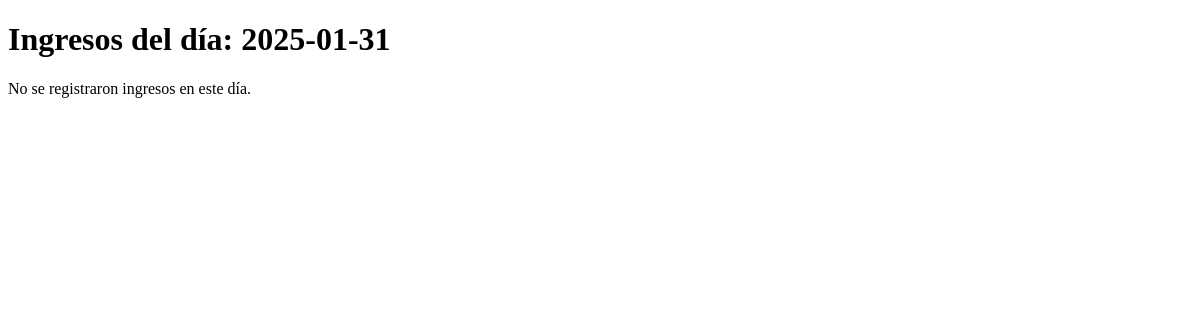
The app's page /listado-ingresos/, older data.
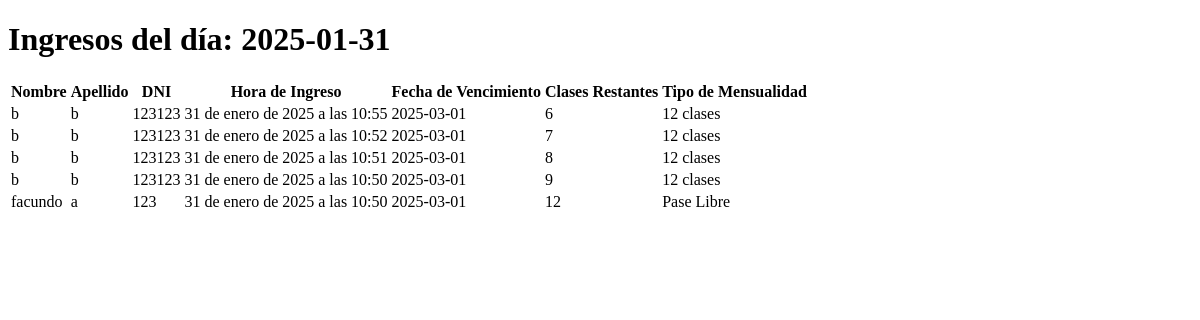
The same page, newer data.
### gimnasio/models.py (models this page shows, shortened)
class RegistroIngreso(models.Model):
    fecha_ingreso = models.DateTimeField(auto_now_add=True)
    dni_socio = models.CharField(max_length=20)
    clases_restantes_al_ingresar = models.PositiveIntegerField(null=True, blank=True)
    nombre_socio = models.CharField(max_length=100, null=True, blank=True) # Nuevo campo
    apellido_socio = models.CharField(max_length=100, null=True, blank=True) # Nuevo campo
    class Meta:
        db_table = 'Registro Ingresos'
        verbose_name = 'RegistroIngreso'
        verbose_name_plural = 'Registro Ingresos'

class TipoMensualidad(models.Model):
    tipo = models.CharField(max_length=255)  # Ejemplo de longitud máxima, ajústala según necesites
    precio = models.DecimalField(max_digits=10, decimal_places=2)  # Usando DecimalField para precios
    class Meta:
        db_table = 'TipoMensualidades'
        verbose_name = 'TipoMensualidad'
        verbose_name_plural = 'TipoMensualidades'

### gimnasio/views.py (the view, shortened to what this page needs)
# urls.py: path('listado-ingresos/', views.listado_ingresos_diarios, name='listado_ingresos'),
def listado_ingresos_diarios(request):
    fecha = request.GET.get('fecha', date.today().isoformat())
    registros_ingreso = RegistroIngreso.objects.filter(fecha_ingreso__date=fecha).order_by('-fecha_ingreso')
    ingresos_con_socio = []
    for registro in registros_ingreso:
        try:
            socio = Socio.objects.get(dni=registro.dni_socio)
            try:
                ultima_cuota = Cuota.objects.filter(socio=socio).latest('fecha_inicio')
                fecha_vencimiento = ultima_cuota.fecha_inicio + timedelta(days=30)
            except Cuota.DoesNotExist:
                fecha_vencimiento = None
            ingresos_con_socio.append({
                'nombre': registro.nombre_socio,
                'apellido': registro.apellido_socio,
                'dni': registro.dni_socio, # DNI agregado aquí
                'fecha_ingreso': registro.fecha_ingreso,
                'fecha_vencimiento': fecha_vencimiento,
                'clases_restantes': registro.clases_restantes_al_ingresar, #Obtenemos las clases restantes del registro.
                'tipo_mensualidad': socio.tipo_mensualidad.tipo if socio.tipo_mensualidad else 'Sin mensualidad',
            })
            print(f"Clases restantes de {registro.nombre_socio} {registro.apellido_socio}: {registro.clases_restantes_al_ingresar}")
        except Socio.DoesNotExist:
            ingresos_con_socio.append({
                'nombre': registro.nombre_socio,
                'apellido': registro.apellido_socio,
                'dni': registro.dni_socio,
                'fecha_ingreso': registro.fecha_ingreso,
                'fecha_vencimiento': None,
                'clases_restantes': registro.clases_restantes_al_ingresar,
                 'tipo_mensualidad': 'Socio no encontrado',
            })
            print(f"Socio no encontrado con DNI: {registro.dni_socio}")
    context = {'ingresos': ingresos_con_socio, 'fecha': fecha}
    return render(request, 'listado_ingresos.html', context)

### gimnasio/templates/listado_ingresos.html (shortened to what this page needs)
<!DOCTYPE html>
<html>
<head>
</head>
<body>
    <h1>Ingresos del día: {{ fecha }}</h1>
    {% if ingresos %}
        <table>
            <thead>
                <tr>
                    <th>Nombre</th>
                    <th>Apellido</th>
                    <th>DNI</th>
                    <th>Hora de Ingreso</th>
                    <th>Fecha de Vencimiento</th>
                    <th>Clases Restantes</th>
                    <th>Tipo de Mensualidad</th>
                </tr>
            </thead>
            <tbody>
                {% for ingreso in ingresos %}
                    <tr>
                        <td>{{ ingreso.nombre }}</td>
                        <td>{{ ingreso.apellido }}</td>
                        <td>{{ ingreso.dni }}</td>
                        <td>{{ ingreso.fecha_ingreso }}</td>
                        <td>{{ ingreso.fecha_vencimiento|date:"Y-m-d"|default:"-" }}</td>
                        <td>{{ ingreso.clases_restantes|default:"-" }}</td>
                        <td>{{ ingreso.tipo_mensualidad }}</td>
                    </tr>
                {% endfor %}
            </tbody>
        </table>
    {% else %}
        <p>No se registraron ingresos en este día.</p>
    {% endif %}
</body>
</html>

Row changes from the older to the newer data that the page shows:
added RegistroIngreso: dni "123123", fecha_ingreso "31 de enero de 2025 a las 10:55"
now on this page (row unchanged): TipoMensualidad: tipo_mensualidad "12 clases" "12 clases" "12 clases" "12 clases"
added RegistroIngreso: dni "123123", fecha_ingreso "31 de enero de 2025 a las 10:52"
added RegistroIngreso: dni "123123", fecha_ingreso "31 de enero de 2025 a las 10:51"
added RegistroIngreso: dni "123123", fecha_ingreso "31 de enero de 2025 a las 10:50"
added RegistroIngreso: nombre "facundo", dni "123", fecha_ingreso "31 de enero de 2025 a las 10:50"
now on this page (row unchanged): TipoMensualidad: tipo_mensualidad "Pase Libre"
Text that changed along with them:
text no longer shown: "No se registraron ingresos en este día."
text now shown: "Nombre Apellido DNI Hora de Ingreso Fecha de Vencimiento Clases Restantes Tipo de Mensualidad"
new list line: "b b 2025-03-01 6"
new list line: "b b 2025-03-01 7"
new list line: "b b 2025-03-01 8"
new list line: "b b 2025-03-01 9"
new list line: "a 2025-03-01 12"
